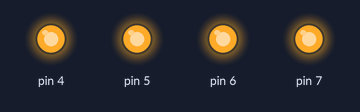
A sketch run on a simulated Arduino Uno, built with avr-gcc and run on an emulated ATmega328P. Shown: output pins drawn as LEDs (lit = HIGH).

Above: at 0.5 s.
At 3.5 s:
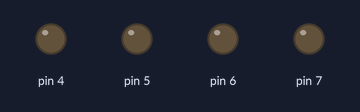
Timing chart, 0 to 4.6 s (numbered marks = the images above):
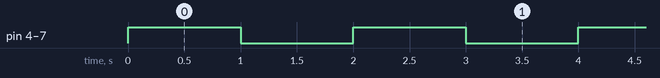

Measured:
- by itself, pin 4–7: alternates HIGH for 1.0 s and LOW for 1.0 s

The sketch:

Test.ino
```cpp
// the setup function runs once when you press reset or power the board
void setup() {
  // initialize digital pin LED_BUILTIN as an output.
  pinMode(4, OUTPUT);
  pinMode(5, OUTPUT);
  pinMode(6, OUTPUT);
  pinMode(7, OUTPUT);
}

// the loop function runs over and over again forever
void loop() {

  digitalWrite(4, HIGH);
  digitalWrite(5, HIGH);
  digitalWrite(6, HIGH);
  digitalWrite(7, HIGH);

  delay(1000);                       // wait for a second

  digitalWrite(4, LOW);
  digitalWrite(5, LOW);
  digitalWrite(6, LOW);
  digitalWrite(7, LOW);

  delay(1000);                       // wait for a second
}
```
